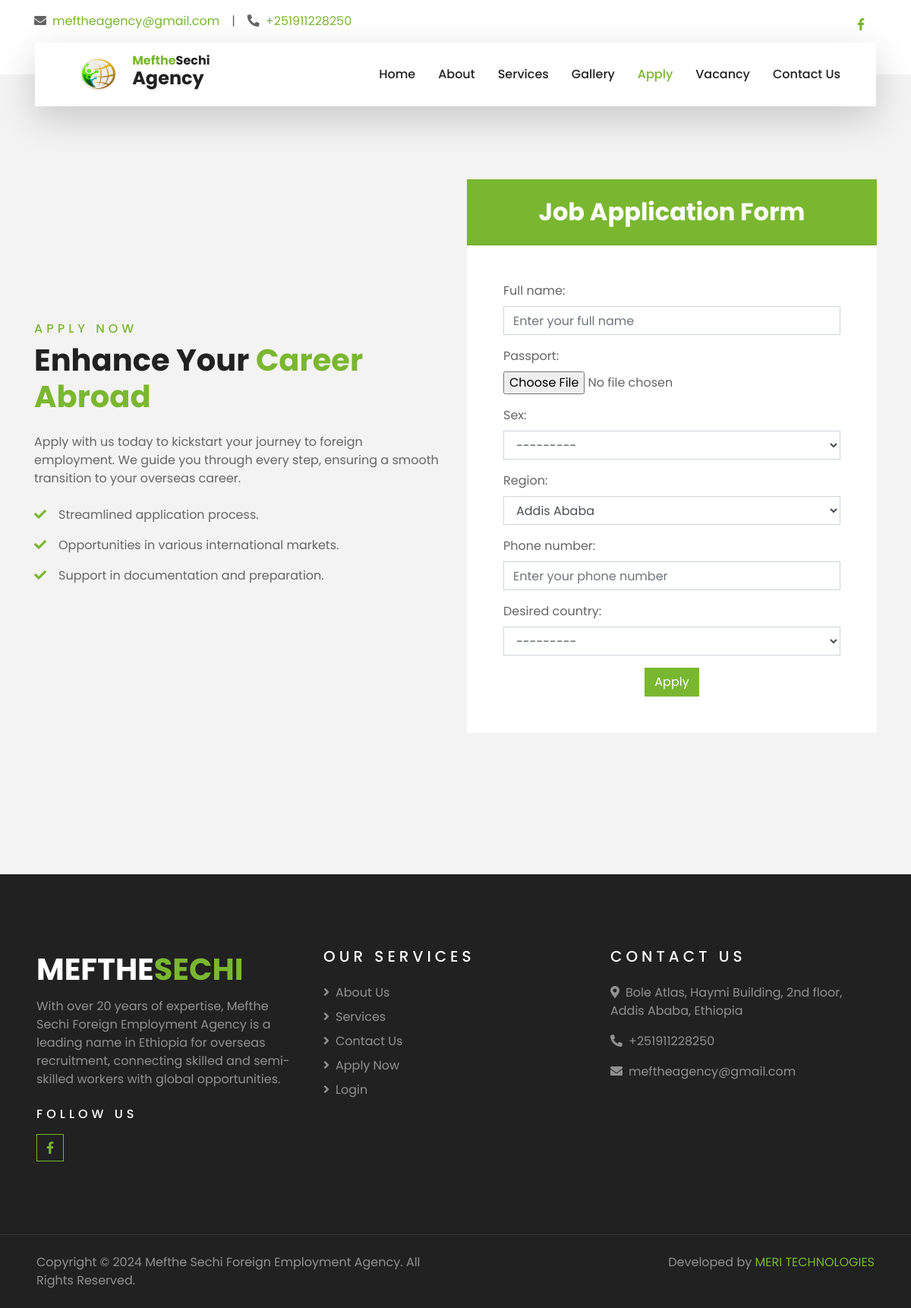
/apply, run on the app's committed database.
### app/models.py (models this page shows, shortened)
class WebsiteSetting(models.Model):
    site_name = models.CharField(max_length=100, help_text="The name of the website.")
    logo = models.ImageField(
        upload_to="logos/", blank=True, null=True, help_text="Logo of the website."
    )
    facebook_url = models.URLField(
        blank=True, null=True, help_text="Facebook page URL."
    )
    twitter_url = models.URLField(
        blank=True, null=True, help_text="Twitter profile URL."
    )
    linkedin_url = models.URLField(
        blank=True, null=True, help_text="LinkedIn profile URL."
    )
    instagram_url = models.URLField(
        blank=True, null=True, help_text="Instagram profile URL."
    )
    youtube_url = models.URLField(
        blank=True, null=True, help_text="YouTube channel URL."
    )
    email = models.EmailField(help_text="Contact email address.")
    phone_number = models.CharField(max_length=20, help_text="Contact phone number.")
    address = models.TextField(blank=True, null=True, help_text="Physical address.")
    copyright_text = models.TextField(
        blank=True, null=True, help_text="Copyright text for the footer."
    )
    about_us_text = models.TextField(
        blank=True,
        null=True,
        help_text="Short description about the website or company for the footer.",
    )
    google_map_iframe = models.TextField(
        blank=True, null=True, help_text="Google Map iframe code for the contact page."
    )
    class Meta:
        verbose_name = "Website Setting"
        verbose_name_plural = "Website Settings"

### app/views.py (the view)
# urls.py: path("apply", views.apply, name="apply"),
def apply(request):
    if request.method == "POST":
        form = JobApplicationForm(request.POST, request.FILES)
        if form.is_valid():
            form.save()
            return redirect("success")  # Redirect to a 'thank you' page
    else:
        form = JobApplicationForm()
    return render(request, "apply.html", {"form": form})

### app/context_processor.py (called while the page is built)
def local(request):
    settings = (
        models.WebsiteSetting.objects.first()
    )  # Assuming you have only one entry.
    about_data = models.About.objects.prefetch_related(
        "images"
    ).first()  # Assuming there's only one About instance
    carousel_slides = models.CarouselSlide.objects.filter(is_active=True)
    destinations = models.Destination.objects.all()
    services = models.Service.objects.prefetch_related("features").all()
    galleries = models.GalleryImage.objects.all()
    facts = models.Fact.objects.all()
    return {
        "settings": settings,
        "about_data": about_data,
        "carousel_slides": carousel_slides,
        "destinations": destinations,
        "services": services,
        "galleries": galleries,
        "facts": facts,
    }

### app/models.py (called while the page is built)
    def __str__(self):
        return self.name

### templates/apply.html
{% extends 'layout/base.html' %}
{% block content %}
    {% include 'section/apply.html'   %}
{% endblock %}

### templates/section/topbar.html (shortened to what this page needs)
<div class="container-fluid bg-light pt-3 d-none d-lg-block">
    <div class="container">
        <div class="row">
            <div class="col-lg-6 text-center text-lg-left mb-2 mb-lg-0">
                <div class="d-inline-flex align-items-center">
                    <p><i class="fa fa-envelope mr-2"></i><a href="mailto:{{ settings.email }}">{{ settings.email }}</a></p>
                    <p class="text-body px-3">|</p>
                    <p><i class="fa fa-phone-alt mr-2"></i><a href="tel:{{ settings.phone_number }}">{{ settings.phone_number }}</a></p>
                </div>
            </div>
            <div class="col-lg-6 text-center text-lg-right">
                <div class="d-inline-flex align-items-center">
                    {% if settings.facebook_url %}
                    <a href="{{ settings.facebook_url }}" class="text-primary px-3" aria-label="Facebook">
                        <i class="fab fa-facebook-f"></i>
                    </a>
                    {% endif %}
                </div>
            </div>
        </div>
    </div>
</div>

### templates/section/navbar.html (shortened to what this page needs)
{% load static %}
<div class="container-fluid position-relative nav-bar p-0">
    <div class="container-lg position-relative p-0 px-lg-3" style="z-index: 9;">
        <nav class="navbar navbar-expand-lg bg-light navbar-light shadow-lg py-3 py-lg-0 pl-3 pl-lg-5">
            <a href="/" class="navbar-brand d-flex align-items-center">
                {% if settings.logo %}
                <img src="{{ settings.logo.url }}" alt="{{ settings.site_name }} Logo" style="height: 50px;">
                {% endif %}
                <div style="line-height: 1; margin-left: 10px;">
                    <h1 class="text-primary" style="margin-bottom: 0; font-size: 1rem;">{{ settings.site_name|slice:":6" }}<span class="text-dark" style="font-size: 1rem;">{{ settings.site_name|slice:"6:" }}</span> </h1>
                    <h2 class="text-dark" style="font-size: 1.5rem;">Agency</h2>
                </div>
            </a>
            <div class="collapse navbar-collapse justify-content-between px-3" id="navbarCollapse">
                <div class="navbar-nav ml-auto py-0">
                    <a href="/" class="nav-item nav-link {% if request.path == '/' %}active{% endif %}">Home</a>
                    <a href="/about" class="nav-item nav-link {% if request.path == '/about' %}active{% endif %}">About</a>
                    <a href="/service" class="nav-item nav-link {% if request.path == '/service' %}active{% endif %}">Services</a>
                    <a href="/gallery" class="nav-item nav-link {% if request.path == '/gallery' %}active{% endif %}">Gallery</a>
                    <a href="/apply" class="nav-item nav-link {% if request.path == '/apply' %}active{% endif %}">Apply</a>
                    <a href="/vacancy" class="nav-item nav-link {% if request.path == '/vacancy' %}active{% endif %}">Vacancy</a>
                    <a href="/contact" class="nav-item nav-link {% if request.path == '/contact' %}active{% endif %}">Contact Us</a>
                </div>
            </div>
        </nav>
    </div>
</div>

### templates/section/footer.html (shortened to what this page needs)
{% load static %}
<div class="container-fluid bg-dark text-white-50 py-5 px-sm-3 px-lg-5" style="margin-top: 90px;">
    <div class="row pt-5">
        <div class="col-lg-4 col-md-6 mb-5">
            <a href="" class="navbar-brand">
                <h1 class="text-primary"><span class="text-white">MEFTHE</span>SECHI</h1>
            </a>
            <p>{{ settings.about_us_text }}</p>
            <h6 class="text-white text-uppercase mt-4 mb-3" style="letter-spacing: 5px;">Follow Us</h6>
            <div class="d-flex justify-content-start">
                {% if settings.facebook_url %}
                    <a class="btn btn-outline-primary btn-square mr-2" href="#"><i class="fab fa-facebook-f"></i></a>
                {% endif %}
            </div>
        </div>
        <div class="col-lg-4 col-md-6 mb-5">
            <h5 class="text-white text-uppercase mb-4" style="letter-spacing: 5px;">Our Services</h5>
            <div class="d-flex flex-column justify-content-start">
                <a class="text-white-50 mb-2" href="/about"><i class="fa fa-angle-right mr-2"></i>About Us</a>
                <a class="text-white-50 mb-2" href="/service"><i class="fa fa-angle-right mr-2"></i>Services</a>
                <a class="text-white-50 mb-2" href="/contact"><i class="fa fa-angle-right mr-2"></i>Contact Us</a>
                <a class="text-white-50 mb-2" href="/apply"><i class="fa fa-angle-right mr-2"></i>Apply Now</a>
                <a class="text-white-50 mb-2" href="/admin"><i class="fa fa-angle-right mr-2"></i>Login</a>
            </div>
        </div>
        <div class="col-lg-4 col-md-6 mb-5">
            <h5 class="text-white text-uppercase mb-4" style="letter-spacing: 5px;">Contact Us</h5>
            <p><i class="fa fa-map-marker-alt mr-2"></i>{{ settings.address }}</p>
            <p><i class="fa fa-phone-alt mr-2"></i>{{ settings.phone_number }}</p>
            <p><i class="fa fa-envelope mr-2"></i>{{ settings.email }}</p>
        </div>
    </div>
</div>
<div class="container-fluid bg-dark text-white border-top py-4 px-sm-3 px-md-5" style="border-color: rgba(256, 256, 256, .1) !important;">
    <div class="row">
        <div class="col-lg-6 text-center text-md-left mb-3 mb-md-0">
            <p class="m-0 text-white-50">{{ settings.copyright_text }}</p>
        </div>
        <div class="col-lg-6 text-center text-md-right">
            <p class="m-0 text-white-50">Developed by <a href="https://meritechnologies.com" target="_blank" >MERI TECHNOLOGIES</a>
            </p>
        </div>
    </div>
</div>

### data on the page
WebsiteSetting: email "meftheagency@gmail.com", phone_number "+251911228250", logo (picture), site_name "Mefthe", site_name "Sechi", about_us_text "With over 20 years of expertise, Mefthe Sechi Foreign Employment Agency is a leading name in Ethiopia for overseas recruitment, connecting skilled and semi-skilled workers with global opportunities.", address "Bole Atlas, Haymi Building, 2nd floor, Addis Ababa, Ethiopia", copyright_text "Copyright © 2024 Mefthe Sechi Foreign Employment Agency. All Rights Reserved."
